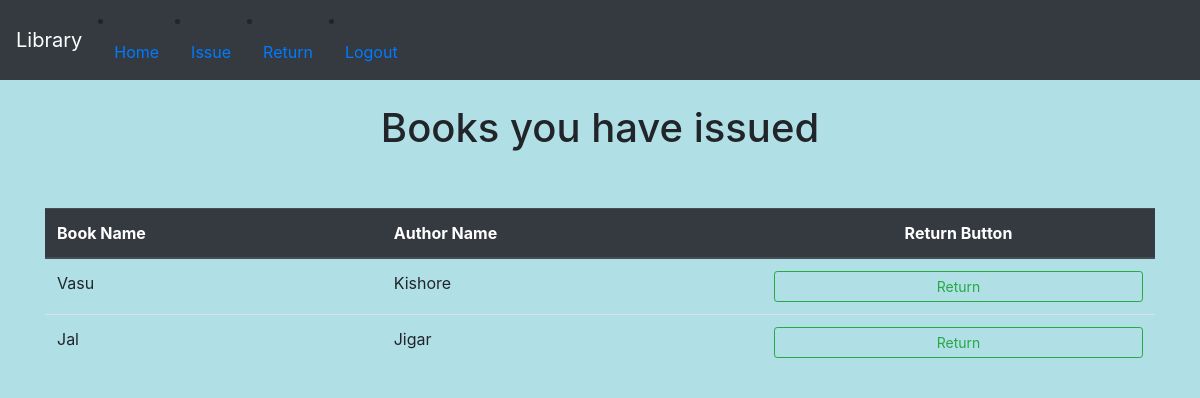
Page /return_item (signed in) on the committed database.
### home/models.py (models this page shows, shortened)
class Book(models.Model):
    book_name = models.CharField(max_length=120)
    author_name = models.CharField(max_length=60)
    quantity = models.IntegerField()
    objects = models.Manager()

### home/views.py (the view, shortened to what this page needs)
# urls.py: path('return_item', views.return_item, name='return_item'),
@login_required(login_url='login')
def return_item(request):
    my_items = IssuedItem.objects.filter(user_id=request.user, return_date__isnull=True).values_list('book_id')
    books = Book.objects.exclude(~Q(id__in=my_items))
    params = {'books': books}
    return render(request, 'return_item.html', params)

### templates/return_item.html (shortened to what this page needs)
<!doctype html>
<html lang="en">
  <head>
    <link rel="stylesheet" href="https://cdn.jsdelivr.net/npm/bootstrap@4.6.2/dist/css/bootstrap.min.css">
  </head>
  <body style="background-color:powderblue;">
    <div >
      <nav class="navbar navbar-expand-lg navbar-dark bg-dark">
        <a class="navbar-brand" href="">Library</a>
        {% if not user.is_authenticated %}
        <div class="collapse navbar-collapse" id="navbarSupportedContent">
          <ul class="navbar-nav mr-auto">
            <li class="nav-item active">
              <a class="nav-link" href="">Home <span class="sr-only">(current)</span></a>
            </li>
            <li class="nav-item">
              <a class="nav-link" href="books">Books</a>
            </li>
            <li class="nav-item">
              <a class="nav-link" href="logins">Login</a>
            </li>
            <li class="nav-item">
              <a class="nav-link" href="registration">Register</a>
            </li>
            {% else %}
            <li class="nav-item">
               <a class="nav-link" href="/">Home <span class="sr-only">(current)</span></a>
            </li>
            <li class="nav-item">
              <a class="nav-link" href="issue">Issue</a>
            </li>
            <li class="nav-item">
              <a class="nav-link" href="return_item">Return</a>
            </li>
            <li class="nav-item">
              <a class="nav-link" href="logout">Logout</a>
            </li>
            {% endif %}
        </div>
    <div>
        <center>
          <br />
          <h1 class="display-5 fw-bold">Books you have issued</h1>
          <br />
        </center>
        <br />
        <div class="container">
          <table class="table">
            <thead class="thead-dark">
              <tr>
                <th scope="col">Book Name</th>
                <th scope="col">Author Name</th>
                <th scope="col">
                  <center>Return Button</center>
                </th>
              </tr>
            </thead>
            <tbody id="table_data">
              {% for book in books %}
              <tr>
                <td>{{book.book_name}}</td>
                <td>{{book.author_name}}</td>
                <td>
                    <form action="return_item" method="post">
                      <button type="submit" class="btn btn-outline-success btn-sm btn-block">
                        Return
                      </button>
                    </form>
                </td>
              </tr>
              {% endfor %}
            </tbody>
          </table>
        </div>
    </div>
  </body>
</html>

### rows in the picture
Book: book_name "Vasu", author_name "Kishore"
Book: book_name "Jal", author_name "Jigar"
